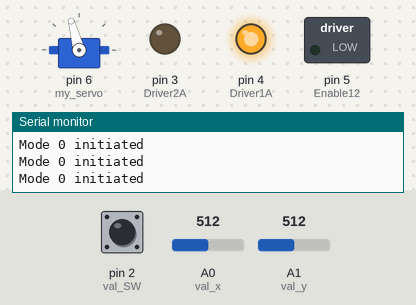
The sketch below on a simulated Arduino Uno, built with avr-gcc and run on an emulated ATmega328P. Parts: servo, switched loads named in the sketch (green lamp = pin HIGH), output pins drawn as LEDs (lit = HIGH), the last lines printed to the serial monitor. The inputs (shaded band) are chosen by the test bench; at power-on: pin 2 (val_SW) HIGH, A0 (val_x) = 512, A1 (val_y) = 512.

Above: at 1.2 s.
1.3 s: pin 2 (val_SW) pulled LOW for 0.15 s
At 3.8 s:
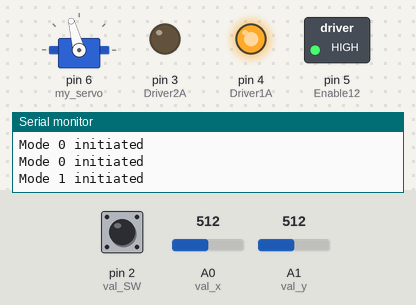
4.4 s: pin 2 (val_SW) pulled LOW for 3.2 s
At 11.1 s:
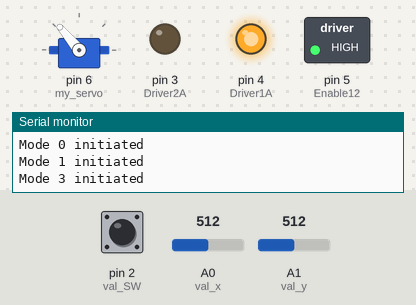
Timing chart, 0 to 16.6 s (numbered marks = the images above; inputs shaded):
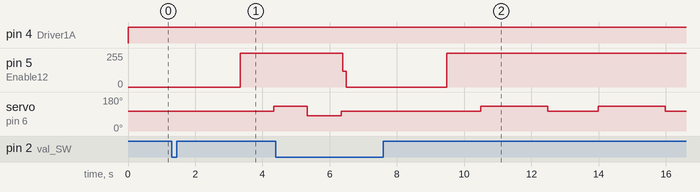

Measured:
- after the input at 1.3 s, pin 5 (Enable12): 0/255 → 255/255 after 2.0 s; servo on pin 6 (my_servo): 105° → 130° after 3.0 s

The sketch:

project2draft_syeda.ino
```cpp
#include <Servo.h>

//initializing servo
const int my_servo = 6;

//initializing joystick
const int val_x = 0;
const int val_y = 1;
const int val_SW = 2;

//initializing ultrasonic sensor
const int TRIG = 7;
const int ECHO = 8;

//initializing dcmotor
const int Enable12 = 5; //PWM pin to L239D's En12 (pin 1)
const int Driver1A = 4; //To L239D's 1A (pin 2)
const int Driver2A = 3; //To L239D's 2A (pin 7)

//defining car variables
int mode = 0;

const int neutral = 105; //neutral angle can be tuned to make car go straight
const int range = 25; //ideal range = 35, gives a 15-25cm turning radius, tune accordingly

const int right = neutral + range;
const int left = neutral - range;

float ultrasnoic_sensor;
float distance;

int buttonState;
int previousButtonState;

int speed = 255; //120 is the lowest tested PWM for going straight, use 255-255 for going straight
bool obstacle = false;


Servo servo;

void setup() {
  Serial.begin(9600);

  //joystick
  pinMode(val_SW, INPUT_PULLUP);

  //dcmotor
  pinMode(Enable12, OUTPUT);
  pinMode(Driver1A, OUTPUT);
  pinMode(Driver2A, OUTPUT);

  //servo
  servo.attach(my_servo);

  //ultrasonic sensor
  pinMode(TRIG, OUTPUT);
  pinMode(ECHO, INPUT);

  servo.write(neutral);

}

void loop() {

 //Task1 (mode 0)

 while (mode ==0)
 {
    Serial.println("Mode 0 initiated");

    if (analogRead(val_y) > 450 && analogRead(val_y) < 550)
      {
        servo.write(neutral);
      }
    else if (analogRead(val_y) > 900)
      {
        servo.write(left-20); //turn left
      }
    else if (analogRead(val_y) < 100)
      {
        servo.write(right+20); //turn right
      }

    if (analogRead(val_x) < 100)
      {
        motorCtrl (255, false);
      }
    else if (analogRead(val_x) > 900)
      {
        motorCtrl (255, true);
      }
    else
      {
        motorCtrl (0, false);
      }

    if (!digitalRead(val_SW))
    {
        mode = 1;
    }

 }
  //Task2 (mode 1)

 while (mode ==1)
 {
    servo.write(neutral);
    motorCtrl (0, false);

    Serial.println("Mode 1 initiated");
    delay(2000);

    motorCtrl (255, false);
    delay(1000);

    servo.write(right);
    delay(1000);

    servo.write(left);
    delay(1000);

    servo.write(neutral);
    delay(50);
    motorCtrl (120,false);
        delay(100);

       motorCtrl (0,false);
           delay(1000);


      while (true)
      {
        if (!digitalRead(val_SW))
        {
          mode = 3;
          break;
        }
      }
 }


   //Task4 (mode 3)

 while (mode ==3)
 {
    servo.write(neutral);
    motorCtrl (0, false);

    Serial.println("Mode 3 initiated");
    delay(2000);

    motorCtrl (255, false);
    delay(1000);

    servo.write(right);
    delay(2000);

    servo.write(neutral);
    delay(500);
    motorCtrl (0,false);

    motorCtrl (255, false);
    delay(1000);

    servo.write(right);
    delay(2000);

    servo.write(neutral);
    delay(500);
    motorCtrl (0,false);

    motorCtrl (255, false);
    delay(1000);

    servo.write(right);
    delay(2000);

    servo.write(neutral);
    delay(500);
    motorCtrl (0,false);

    motorCtrl (255, false);
    delay(2000);

    servo.write(neutral);
    delay(50);
    motorCtrl (0,false);

      while (true)
      {
        if (!digitalRead(val_SW))
        {
          mode = 2;
          break;
        }
      }
 }


  //Task 3 (mode 2)
 if (mode == 2)
 {
    Serial.println("Mode 2 initiated");

    distance = getDistance();
    servo.write(neutral);
    motorCtrl (255,false);
    delay((distance+38-18)/0.16);
    motorCtrl (0, false);
    delay(2000);

    servo.write(right+20);
    motorCtrl (255, false);
    delay(1200);

    servo.write(neutral);
    delay(450);

    servo.write(left-20);
    delay(800);

    servo.write(right+20);
    delay(500);

    servo.write(neutral);
    motorCtrl (0, false);
    delay(1000);

    motorCtrl(255, false);
    distance = 168 - (distance+40);
    delay((distance+38)/0.16);
    motorCtrl(0, false);

    mode = 0;
 }
             }
void motorCtrl(byte speed, bool dir){

  //speed range 0-255
  analogWrite(Enable12,speed);  // PWM

  if (dir){
    digitalWrite(Driver1A,LOW);   // Boolean
    digitalWrite(Driver2A,HIGH);   // Boolean
  } else {
    digitalWrite(Driver1A,HIGH);   // Boolean
    digitalWrite(Driver2A,LOW);   // Boolean
  }
}

float getDistance()
{
    float pulse = 0;
    int sample = 10;
    for (int i=0; i<sample; i++)
    {
        digitalWrite(TRIG,LOW);
        delay(5);
        digitalWrite(TRIG,HIGH);
        delay(10);
        digitalWrite(TRIG, LOW);
        pulse += pulseIn(ECHO, HIGH);
        delay(10);
    }
    return (pulse/sample)*0.01848484288 + 0.421;
}
```
